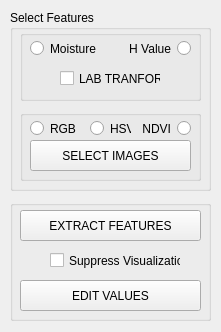
<?xml version="1.0" encoding="UTF-8"?>
<ui version="4.0">
 <class>MainWindow_TRAINindicator</class>
 <widget class="QMainWindow" name="MainWindow_TRAINindicator">
  <property name="geometry">
   <rect>
    <x>0</x>
    <y>0</y>
    <width>221</width>
    <height>332</height>
   </rect>
  </property>
  <property name="windowTitle">
   <string>Train indicator for pH and Moisture</string>
  </property>
  <widget class="QWidget" name="centralwidget">
   <widget class="QGroupBox" name="groupBox_5">
    <property name="geometry">
     <rect>
      <x>10</x>
      <y>200</y>
      <width>201</width>
      <height>121</height>
     </rect>
    </property>
    <property name="title">
     <string/>
    </property>
    <widget class="QCheckBox" name="checkBox_SUPRESSvisualization">
     <property name="geometry">
      <rect>
       <x>40</x>
       <y>50</y>
       <width>131</width>
       <height>21</height>
      </rect>
     </property>
     <property name="text">
      <string>Suppress Visualization</string>
     </property>
    </widget>
    <widget class="QPushButton" name="pushButton_EDIT">
     <property name="geometry">
      <rect>
       <x>10</x>
       <y>80</y>
       <width>181</width>
       <height>31</height>
      </rect>
     </property>
     <property name="text">
      <string>EDIT VALUES</string>
     </property>
    </widget>
    <widget class="QPushButton" name="pushButton_EXTRACT">
     <property name="geometry">
      <rect>
       <x>10</x>
       <y>10</y>
       <width>181</width>
       <height>31</height>
      </rect>
     </property>
     <property name="text">
      <string>EXTRACT FEATURES</string>
     </property>
    </widget>
   </widget>
   <widget class="QGroupBox" name="groupBox">
    <property name="geometry">
     <rect>
      <x>10</x>
      <y>10</y>
      <width>201</width>
      <height>181</height>
     </rect>
    </property>
    <property name="title">
     <string>Select Features</string>
    </property>
    <widget class="QGroupBox" name="groupBox_2">
     <property name="geometry">
      <rect>
       <x>10</x>
       <y>100</y>
       <width>181</width>
       <height>71</height>
      </rect>
     </property>
     <property name="title">
      <string/>
     </property>
     <widget class="QPushButton" name="pushButton_SELECT">
      <property name="geometry">
       <rect>
        <x>10</x>
        <y>30</y>
        <width>161</width>
        <height>31</height>
       </rect>
      </property>
      <property name="text">
       <string>SELECT IMAGES</string>
      </property>
     </widget>
     <widget class="QRadioButton" name="radioButton_RGB">
      <property name="geometry">
       <rect>
        <x>10</x>
        <y>10</y>
        <width>51</width>
        <height>17</height>
       </rect>
      </property>
      <property name="text">
       <string>RGB</string>
      </property>
     </widget>
     <widget class="QRadioButton" name="radioButton_HSV">
      <property name="geometry">
       <rect>
        <x>70</x>
        <y>10</y>
        <width>41</width>
        <height>17</height>
       </rect>
      </property>
      <property name="text">
       <string>HSV</string>
      </property>
     </widget>
     <widget class="QRadioButton" name="radioButton_NDVI">
      <property name="geometry">
       <rect>
        <x>120</x>
        <y>10</y>
        <width>51</width>
        <height>17</height>
       </rect>
      </property>
      <property name="layoutDirection">
       <enum>Qt::RightToLeft</enum>
      </property>
      <property name="text">
       <string>NDVI</string>
      </property>
     </widget>
    </widget>
    <widget class="QGroupBox" name="groupBox_3">
     <property name="geometry">
      <rect>
       <x>10</x>
       <y>20</y>
       <width>181</width>
       <height>71</height>
      </rect>
     </property>
     <property name="title">
      <string/>
     </property>
     <widget class="QCheckBox" name="checkBox_LAB">
      <property name="geometry">
       <rect>
        <x>40</x>
        <y>40</y>
        <width>101</width>
        <height>17</height>
       </rect>
      </property>
      <property name="text">
       <string>LAB TRANFORM</string>
      </property>
     </widget>
     <widget class="QRadioButton" name="radio_PHVALUE">
      <property name="geometry">
       <rect>
        <x>110</x>
        <y>10</y>
        <width>61</width>
        <height>17</height>
       </rect>
      </property>
      <property name="layoutDirection">
       <enum>Qt::RightToLeft</enum>
      </property>
      <property name="text">
       <string>pH Value</string>
      </property>
     </widget>
     <widget class="QRadioButton" name="radio_MOISTURE">
      <property name="geometry">
       <rect>
        <x>10</x>
        <y>10</y>
        <width>72</width>
        <height>17</height>
       </rect>
      </property>
      <property name="text">
       <string>Moisture</string>
      </property>
     </widget>
    </widget>
   </widget>
  </widget>
 </widget>
 <resources/>
 <connections/>
</ui>
